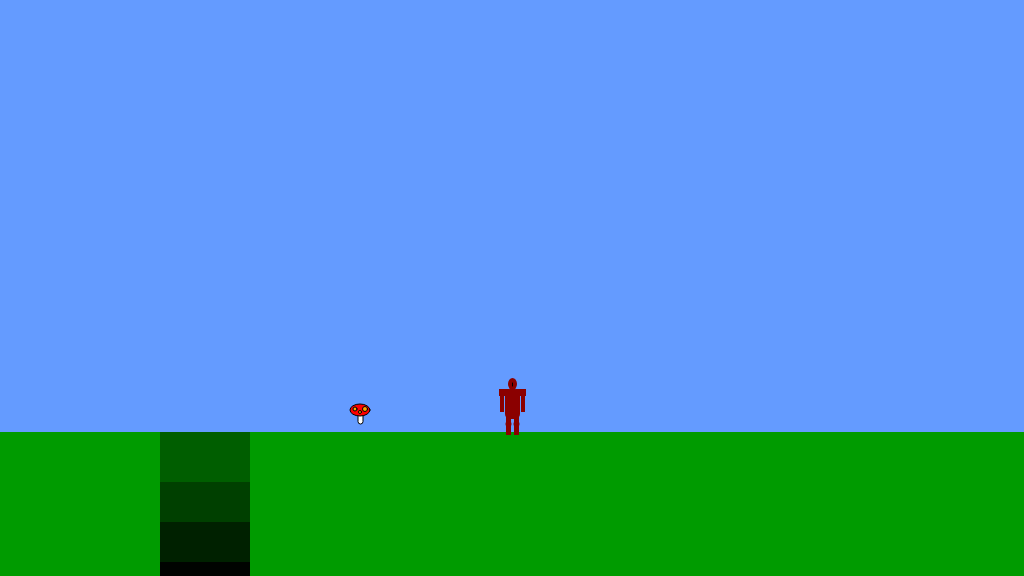
Frame 1 (no input)
Frame 60 (no input): identical to frame 1, image omitted
Frame 120 (the mouse pressed at the canvas centre since frame 60): identical to frame 1, image omitted

The p5.js sketch that drew this single still picture (run headless with seeded random() and noise() and a simulated clock; from frame 60 on, the mouse is pressed at the canvas centre):

// p5.js sketch
// ── sketch.js
/*

The Game Project - 4

Game interaction

*/


var gameChar_x;
var gameChar_y;
var floorPos_y;

var isLeft;
var isRight;
var isFalling;
var isPlummeting;
var drop;

var collectable;
var D;

function setup()
{
	createCanvas(1024, 576);
	floorPos_y = height * 3/4;
	gameChar_x = width/2;
	gameChar_y = floorPos_y;
    
    isLeft = false;
    isRight = false;
    isFalling = false;
    isPlummeting = false;
    drop = false;
    
    collectable = {x_pos: 358, y_pos: 412, size: 0, isFound: false}
}

function draw()
{

	///////////DRAWING CODE//////////

	background(100,155,255); //fill the sky blue


	noStroke();
	fill(0,155,0);
	rect(0, floorPos_y, width, height - floorPos_y); //draw some green ground

	//draw the canyon
    
    fill(0,0,0,100);
    rect(160,432,90,50);
    
    fill(0,0,0,150);
    rect(160,482,90,40);
    
    fill(0,0,0,200);
    rect(160,522,90,40);
     
    fill(0,0,0,250);
    rect(160,562,90,14);
    
    //Canyon physics 
    
    isPlummeting = false;
    
    if ( (gameChar_x >= 160 && gameChar_x <= 250) && gameChar_y >= floorPos_y){
        isPlummeting = true;
    }
    
    if ( isPlummeting == true){ 
        gameChar_y += 200;
    }
    
    console.log( isPlummeting);


	//the game character
	if(isLeft && isFalling)
	{
		// add your jumping-left code
        
        fill( 139, 0, 0);
        rect( gameChar_x - 6.5, gameChar_y - 49, 11, 30, 5);
        stroke(0);
        rect( gameChar_x - 6.5, gameChar_y - 49, 11, 10);
        noStroke();
        rect( gameChar_x - 17, gameChar_y - 46.5, 10, 5);
        rect( gameChar_x - 3.5, gameChar_y - 20 , 5, 7);
        ellipse( gameChar_x - 1, gameChar_y - 54, 9, 12);
        triangle( gameChar_x - 5, gameChar_y - 52, gameChar_x - 5 , gameChar_y - 56, gameChar_x - 10, gameChar_y - 52);
        ellipse( gameChar_x - 1, gameChar_y - 11, 7.5, 7.5);
        rect( gameChar_x - 3.5, gameChar_y - 13, 16, 5);

	}
	else if(isRight && isFalling)
	{
		// add your jumping-right code
        
        fill( 139, 0, 0);
        rect( gameChar_x - 6.5, gameChar_y - 49, 11, 30, 5);  
        stroke(0);
        rect( gameChar_x - 6.5, gameChar_y - 49, 11, 10);
        noStroke();
        rect( gameChar_x + 5, gameChar_y - 46.5, 10, 5);
        rect( gameChar_x - 3.5, gameChar_y - 20 , 5, 7); 
        ellipse( gameChar_x - 1, gameChar_y - 54, 9, 12);
        triangle( gameChar_x + 2, gameChar_y - 52, gameChar_x + 2 , gameChar_y - 56, gameChar_x + 8, gameChar_y - 52);
        ellipse( gameChar_x - 1, gameChar_y - 11, 7.5, 7.5);
        rect( gameChar_x - 15, gameChar_y - 13, 16, 5);


	}
	else if(isLeft)
	{
		// add your walking left code
        
        fill( 139, 0, 0);
        rect( gameChar_x - 6.5, gameChar_y - 44, 11, 30, 5);
        stroke(0);
        rect( gameChar_x - 6.5, gameChar_y - 44, 11, 10);
        rect( gameChar_x - 3.5, gameChar_y - 34, 5, 15);
        noStroke();
        rect( gameChar_x - 3.5, gameChar_y - 15, 5, 18);
        ellipse( gameChar_x - 1, gameChar_y - 49, 9, 12);
        triangle( gameChar_x - 5, gameChar_y - 47, gameChar_x - 5 , gameChar_y - 51, gameChar_x - 10, gameChar_y - 47);
        ellipse( gameChar_x - 2.5, gameChar_y - 8, 5, 5);

	}
	else if(isRight)
	{
		// add your walking right code
        
        fill( 139, 0, 0);
        rect( gameChar_x - 6.5, gameChar_y - 44, 11, 30, 5);
        stroke(0);
        rect( gameChar_x - 6.5, gameChar_y - 44, 11, 10);
        rect( gameChar_x - 3.5, gameChar_y - 34, 5, 15);
        noStroke();
        rect( gameChar_x - 3.5, gameChar_y - 15, 5, 18);
        ellipse( gameChar_x - 1, gameChar_y - 49, 9, 12);
        triangle( gameChar_x + 2, gameChar_y - 47, gameChar_x + 2 , gameChar_y - 51, gameChar_x + 8, gameChar_y - 47);
        ellipse( gameChar_x + 0.5, gameChar_y - 8, 5, 5);

	}
	else if(isFalling || isPlummeting)
	{
		// add your jumping facing forwards code
        
        fill( 139, 0 ,0);
        rect( gameChar_x - 7, gameChar_y - 48, 15, 30, 5);       
        rect( gameChar_x - 13, gameChar_y - 48, 10, 7);          
        rect( gameChar_x + 4, gameChar_y - 48, 10, 7);          
        rect( gameChar_x - 18, gameChar_y - 47, 5, 5);
        rect( gameChar_x + 14, gameChar_y - 47, 5, 5);
        rect( gameChar_x - 6, gameChar_y - 20, 5 , 11);
        rect( gameChar_x + 2, gameChar_y - 20, 5 , 11);
        ellipse ( gameChar_x + 0.5, gameChar_y - 54 , 9, 12);
        ellipse( gameChar_x - 3.5, gameChar_y - 10.5, 5, 5);
        ellipse( gameChar_x + 4.5, gameChar_y - 10.5, 5, 5);
        stroke(0);
        line( gameChar_x + 0.5, gameChar_y - 51, gameChar_x + 0.5, gameChar_y - 54);

	}
	else
	{
		// add your standing front facing code
        
        fill( 139, 0 ,0);                                        // Colour
        rect( gameChar_x - 7, gameChar_y - 43, 15, 30, 5);       // Torso
        rect( gameChar_x - 13, gameChar_y - 43, 10, 7);          // Left Shouder
        rect( gameChar_x + 4, gameChar_y - 43, 10, 7);           // Right Shoulder
        rect( gameChar_x - 12, gameChar_y - 38, 4, 18);          // Left Arm
        rect( gameChar_x + 9 , gameChar_y - 38, 4, 18);          // Right Arm
        rect( gameChar_x - 6, gameChar_y - 15, 5 , 18);          // Left Leg
        rect( gameChar_x + 2, gameChar_y - 15, 5 , 18);          // Right Leg
        ellipse ( gameChar_x + 0.5, gameChar_y - 48 , 9, 12);    // Head
        ellipse( gameChar_x - 3.5, gameChar_y - 8, 6, 6);     // Left Knee
        ellipse( gameChar_x + 4.5, gameChar_y - 8, 6, 6);     // Right Knee
        stroke(0);
        line( gameChar_x + 0.5, gameChar_y - 46, gameChar_x + 0.5, gameChar_y - 49); //Nose
	}
    
    //Condition for collecable 
    //collectable.isFound = false;
    
    let D = dist( collectable.x_pos, collectable.y_pos, gameChar_x, gameChar_y);
    
    if( D < 30 ){
        collectable.isFound = true;
    }
    
    //Collectable
    if( collectable.isFound == false){
    
        fill(255);
        stroke(0);
        rect(collectable.x_pos, collectable.y_pos, 5 + collectable.size, 12 + collectable.size, 30); 

        fill(255,0,0);
        ellipse(collectable.x_pos + 2, collectable.y_pos - 2, 20 + collectable.size, 12 + collectable.size);

        fill(255,165,0)
        ellipse(collectable.x_pos - 3, collectable.y_pos - 3, 4 + collectable.size, 4 + collectable.size);
        ellipse(collectable.x_pos + 2, collectable.y_pos, 3 + collectable.size, 3 +  collectable.size);
        ellipse(collectable.x_pos + 7, collectable.y_pos - 3, 5 + collectable.size, 5 + collectable.size);
    }
    
	///////////INTERACTION CODE//////////
	//Put conditional statements to move the game character below here

    
    if (isLeft == true){        // move left
        gameChar_x -= 3;
    }
    
    if (isRight == true){       // move right
        gameChar_x += 3;
    }
    
    if ((isFalling == true || isPlummeting == true) && gameChar_y == floorPos_y){  // jumping
        gameChar_y -= 100;
    }
    
//    if ((isFalling == true) && gameChar_y == floorPos_y){  //   EDIT CODE
//        gameChar_y -= 100;
//    }
    
    if (gameChar_y < floorPos_y){   // falling
        gameChar_y += 3;
        isFalling = true;
    }
    else{                           // stick to the floor 
        isFalling = false;
        gameChar_y = floorPos_y;
    }
    
    if (drop == true){              // spacebar drops to floor
        gameChar_y = floorPos_y
        isFalling = false
        isPlummeting = false
    }
        
}


function keyPressed()
{
	// if statements to control the animation of the character when
	// keys are pressed.
    
    if (keyCode == 65){     // the a key
        isLeft = true
    }
    
    if (keyCode == 68){     // the d key
        isRight = true
    }
    
    if (keyCode == 87){     // the w key
        isFalling = true
        //isPlummeting = true
    }
    
    if (keyCode == 32){     // spacebar
        drop = true
    }

	//open up the console to see how these work
	console.log("keyPressed: " + key);
	console.log("keyPressed: " + keyCode);
}

function keyReleased()
{
	// if statements to control the animation of the character when
	// keys are released.
    
    if (keyCode == 65){     // the a key
        isLeft = false
    }

    if (keyCode == 68){     // the d key
        isRight = false
    }
    
    if (keyCode == 87){     // the w key
        //isFalling = false
        isPlummeting = false
    }
    if (keyCode == 32){     // spacebar
        drop = false
        
    }
    
	console.log("keyReleased: " + key);
	console.log("keyReleased: " + keyCode);
}
